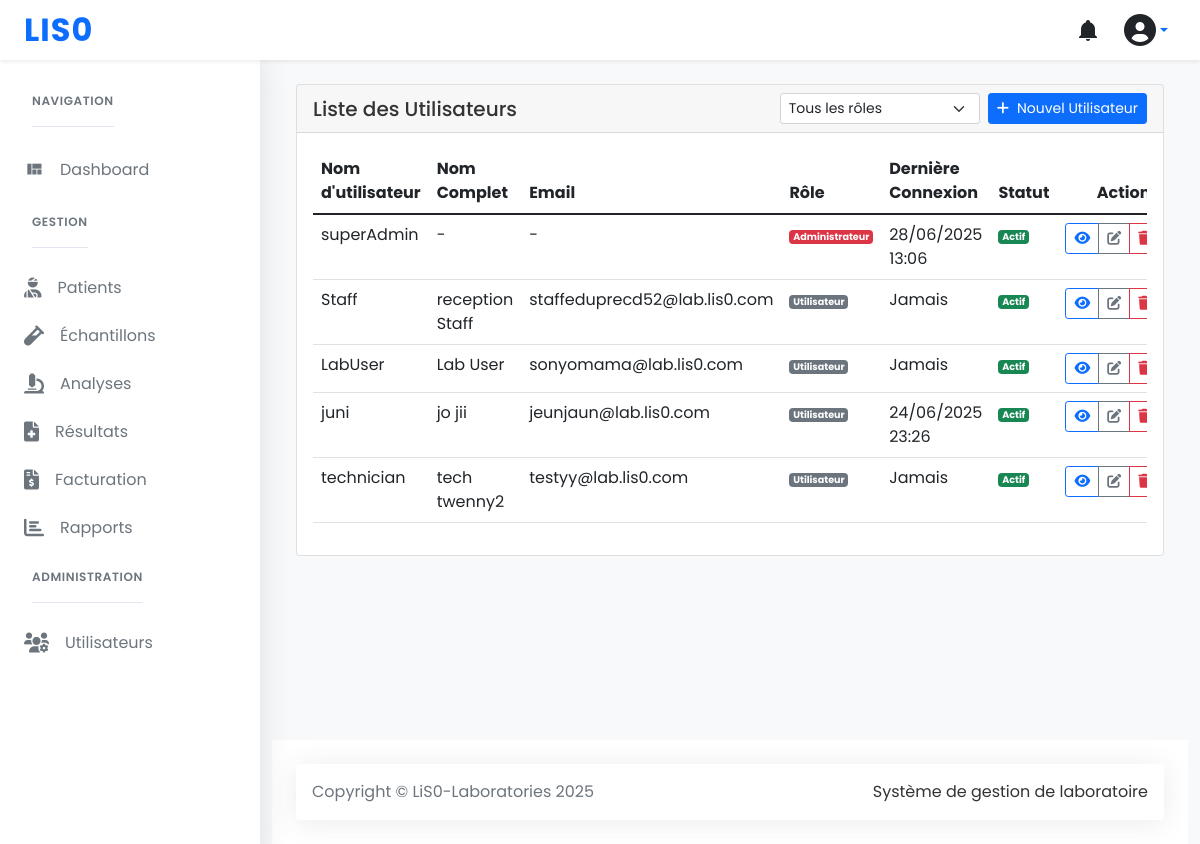
Screenshot of /users/ (signed in) with the database file from the repository.
### users/models.py (models this page shows, shortened)
class User(AbstractUser):
    class Role(models.TextChoices):
        ADMIN = 'admin', _('Administrator')
        BIOLOGIST = 'biologist', _('Biologist')
        TECHNICIAN = 'technician', _('Laboratory Technician')
        RECEPTIONIST = 'receptionist', _('Receptionist')
        PATIENT = 'patient', _('Patient')
    role = models.CharField(
        max_length=20,
        choices=Role.choices,
        default=Role.TECHNICIAN,
        verbose_name=_('Role')
    )
    phone_number = models.CharField(
        max_length=20,
        blank=True,
        null=True,
        verbose_name=_('Phone Number')
    )
    is_patient = models.BooleanField(
        default=False,
        verbose_name=_('Is Patient')
    )
    date_of_birth = models.DateField(
        blank=True,
        null=True,
        verbose_name=_('Date of Birth')
    )
    address = models.TextField(
        blank=True,
        null=True,
        verbose_name=_('Address')
    )
    class Meta:
        verbose_name = _('User')
        verbose_name_plural = _('Users')
        ordering = ['last_name', 'first_name']
        permissions = [
            ('can_view_dashboard', 'Can view dashboard'),
            ('can_manage_users', 'Can manage users'),
        ]

### users/views.py (the view, shortened to what this page needs)
# urls.py: path('', UserListView.as_view(), name='list'),
class UserListView(LoginRequiredMixin, ListView):
    model = User
    template_name = 'users/user_list.html'
    context_object_name = 'users'
    paginate_by = 20

### templates/users/user_list.html (shortened to what this page needs)
{% extends "base.html" %}
{% load static %}
{% block content %}
<div class="card">
  <div class="card-header d-flex justify-content-between align-items-center">
    <h5 class="card-title mb-0">Liste des Utilisateurs</h5>
    <div class="d-flex">
      <select class="form-select form-select-sm me-2" id="roleFilter" style="width: 200px;">
        <option value="">Tous les rôles</option>
      </select>
      {% if perms.users.add_user %}
      <a href="{% url 'users:create' %}" class="btn btn-primary btn-sm">
        <i class="fas fa-plus me-2"></i>Nouvel Utilisateur
      </a>
      {% endif %}
    </div>
  </div>
  <div class="card-body">
    <div class="table-responsive">
      <table class="table table-hover">
        <thead>
          <tr>
            <th>Nom d'utilisateur</th>
            <th>Nom Complet</th>
            <th>Email</th>
            <th>Rôle</th>
            <th>Dernière Connexion</th>
            <th>Statut</th>
            <th class="text-end">Actions</th>
          </tr>
        </thead>
        <tbody>
          {% for user in users %}
          <tr>
            <td>{{ user.username }}</td>
            <td>{{ user.get_full_name|default:"-" }}</td>
            <td>{{ user.email|default:"-" }}</td>
            <td>
              {% if user.is_superuser %}
              <span class="badge bg-danger">Administrateur</span>
              {% elif user.is_staff %}
              <span class="badge bg-primary">Staff</span>
              {% else %}
              <span class="badge bg-secondary">Utilisateur</span>
              {% endif %}
            </td>
            <td>{{ user.last_login|date:"d/m/Y H:i"|default:"Jamais" }}</td>
            <td>
              {% if user.is_active %}
              <span class="badge bg-success">Actif</span>
              {% else %}
              <span class="badge bg-secondary">Inactif</span>
              {% endif %}
            </td>
            <td class="text-end">
              <div class="btn-group btn-group-sm">
                <a href="{% url 'users:detail' user.id %}" class="btn btn-outline-primary" title="Voir">
                  <i class="fas fa-eye"></i>
                </a>
                {% if perms.users.change_user %}
                <a href="{% url 'users:update' user.id %}" class="btn btn-outline-secondary" title="Modifier">
                  <i class="fas fa-edit"></i>
                </a>
                {% endif %}
                {% if perms.users.delete_user %}
                <a href="{% url 'users:delete' user.id %}" class="btn btn-outline-danger" title="Supprimer">
                  <i class="fas fa-trash"></i>
                </a>
                {% endif %}
              </div>
            </td>
          </tr>
          {% endfor %}
        </tbody>
      </table>
    </div>
  </div>
</div>
{% endblock %}

### static/css/spica-styles.css (style rules this page uses)
body { font-family: 'Poppins', sans-serif; background-color: #f8f9fa; color: #333; }
.badge { font-size: 0.6rem; padding: 0.25em 0.4em; }

### rows the page displays
User: username "superAdmin", get_full_name "-", email "-", is_superuser "Administrateur", last_login "28/06/2025 13:06", is_active "Actif"
User: username "Staff", get_full_name "reception Staff", email "staffeduprecd52@lab.lis0.com", is_superuser "Utilisateur", last_login "Jamais", is_active "Actif"
User: username "LabUser", get_full_name "Lab User", email "sonyomama@lab.lis0.com", is_superuser "Utilisateur", last_login "Jamais", is_active "Actif"
User: username "juni", get_full_name "jo jii", email "jeunjaun@lab.lis0.com", is_superuser "Utilisateur", last_login "24/06/2025 23:26", is_active "Actif"
User: username "technician", get_full_name "tech twenny2", email "testyy@lab.lis0.com", is_superuser "Utilisateur", last_login "Jamais", is_active "Actif"
